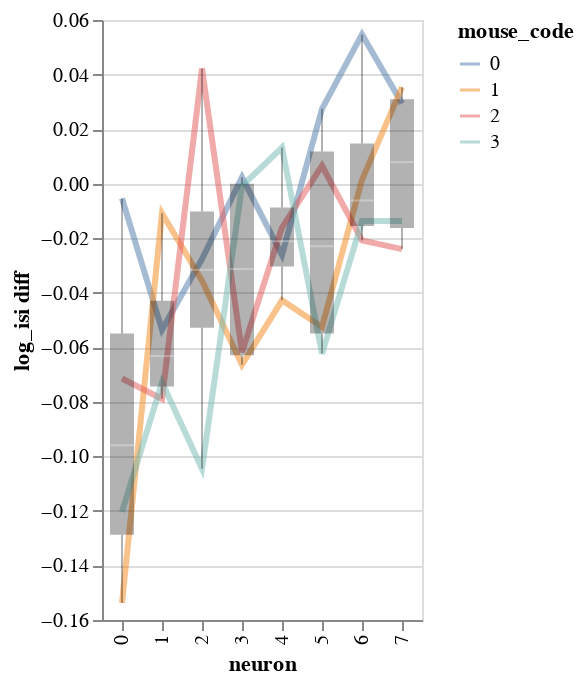

This figure's notebook cell:
### Code cell
import altair as alt
from bayes_window import visualization,utils
from importlib import reload
reload(visualization)
reload(utils)
y='log_isi'
df['neuron']=df['neuron'].astype(int)
ddf, dy = utils.make_fold_change(df,
                         y=y,
                         index_cols=('stim', 'mouse_code', 'neuron'),
                         condition_name='stim',
                         do_take_mean=True)

alt.layer(*visualization.plot_data(x='neuron',y=dy, color='mouse_code',add_box=True),data=ddf)

### Figure 1 — Vega-Lite specification as saved in the notebook (floating-point values rounded to 4 significant figures)
{"config": {"view": {"continuousWidth": 400, "continuousHeight": 300}}, "layer": [{"mark": {"type": "line", "fill": null, "opacity": 0.5, "size": 3}, "encoding": {"color": {"type": "nominal", "field": "mouse_code"}, "x": {"type": "ordinal", "field": "neuron"}, "y": {"type": "quantitative", "field": "log_isi diff"}}}, {"mark": {"type": "boxplot", "color": "black", "opacity": 0.3, "size": 12}, "encoding": {"x": {"type": "ordinal", "field": "neuron"}, "y": {"type": "quantitative", "field": "log_isi diff"}}}], "data": {"name": "data-94eef1153c3c364f13fe7398ff44cd3b"}, "$schema": "https://vega.github.io/schema/vega-lite/v4.8.1.json", "datasets": {"data-94eef1153c3c364f13fe7398ff44cd3b": [{"neuron": 0, "mouse_code": 0, "i_trial": 0.0, "neuron_code": 0.0, "log_firing_rate": 0.1009, "Firing rate": 8.126, "firing_rate": 8.126, "i_spike": 0.25, "isi": -0.002009, "log_isi diff": -0.00542}, {"neuron": 1, "mouse_code": 0, "i_trial": 0.0, "neuron_code": 0.0, "log_firing_rate": 0.7545, "Firing rate": 1241.0, "firing_rate": 1241.0, "i_spike": 6.0, "isi": -0.008327, "log_isi diff": -0.05359}, {"neuron": 2, "mouse_code": 0, "i_trial": 0.0, "neuron_code": 0.0, "log_firing_rate": 0.006326, "Firing rate": 1.299, "firing_rate": 1.299, "i_spike": 3.75, "isi": -0.003573, "log_isi diff": -0.02763}, {"neuron": 3, "mouse_code": 0, "i_trial": 0.0, "neuron_code": 0.0, "log_firing_rate": -0.1623, "Firing rate": -46.86, "firing_rate": -46.86, "i_spike": -1.5, "isi": -0.0002179, "log_isi diff": 0.002325}, {"neuron": 4, "mouse_code": 0, "i_trial": 0.0, "neuron_code": 0.0, "log_firing_rate": 0.2525, "Firing rate": 82.04, "firing_rate": 82.04, "i_spike": 5.0, "isi": -0.002704, "log_isi diff": -0.02619}, {"neuron": 5, "mouse_code": 0, "i_trial": 0.0, "neuron_code": 0.0, "log_firing_rate": -0.2467, "Firing rate": -87.94, "firing_rate": -87.94, "i_spike": -5.25, "isi": 0.002339, "log_isi diff": 0.02744}, {"neuron": 6, "mouse_code": 0, "i_trial": 0.0, "neuron_code": 0.0, "log_firing_rate": 0.08538, "Firing rate": 49.31, "firing_rate": 49.31, "i_spike": -15.0, "isi": 0.003861, "log_isi diff": 0.0547}, {"neuron": 7, "mouse_code": 0, "i_trial": 0.0, "neuron_code": 0.0, "log_firing_rate": -0.2036, "Firing rate": -109.2, "firing_rate": -109.2, "i_spike": -9.5, "isi": 0.001637, "log_isi diff": 0.02942}, {"neuron": 0, "mouse_code": 1, "i_trial": 0.0, "neuron_code": 0.0, "log_firing_rate": 0.2206, "Firing rate": 38.69, "firing_rate": 38.69, "i_spike": 16.0, "isi": -0.02627, "log_isi diff": -0.1537}, {"neuron": 1, "mouse_code": 1, "i_trial": 0.0, "neuron_code": 0.0, "log_firing_rate": 0.4288, "Firing rate": 110.2, "firing_rate": 110.2, "i_spike": -1.25, "isi": -0.003047, "log_isi diff": -0.01085}, {"neuron": 2, "mouse_code": 1, "i_trial": 0.0, "neuron_code": 0.0, "log_firing_rate": -0.05312, "Firing rate": -15.31, "firing_rate": -15.31, "i_spike": 6.5, "isi": -0.0045, "log_isi diff": -0.03558}, {"neuron": 3, "mouse_code": 1, "i_trial": 0.0, "neuron_code": 0.0, "log_firing_rate": 1.269, "Firing rate": 3568.0, "firing_rate": 3568.0, "i_spike": 10.5, "isi": -0.00722, "log_isi diff": -0.06644}, {"neuron": 4, "mouse_code": 1, "i_trial": 0.0, "neuron_code": 0.0, "log_firing_rate": -0.08854, "Firing rate": -70.07, "firing_rate": -70.07, "i_spike": 8.5, "isi": -0.004246, "log_isi diff": -0.04278}, {"neuron": 5, "mouse_code": 1, "i_trial": 0.0, "neuron_code": 0.0, "log_firing_rate": 0.4743, "Firing rate": 2778.0, "firing_rate": 2778.0, "i_spike": 12.75, "isi": -0.004267, "log_isi diff": -0.05252}, {"neuron": 6, "mouse_code": 1, "i_trial": 0.0, "neuron_code": 0.0, "log_firing_rate": -0.03256, "Firing rate": -26.17, "firing_rate": -26.17, "i_spike": -1.0, "isi": 9.844e-05, "log_isi diff": 0.001379}, {"neuron": 7, "mouse_code": 1, "i_trial": 0.0, "neuron_code": 0.0, "log_firing_rate": -0.1968, "Firing rate": -331.1, "firing_rate": -331.1, "i_spike": -13.0, "isi": 0.001828, "log_isi diff": 0.03538}, {"neuron": 0, "mouse_code": 2, "i_trial": 0.0, "neuron_code": 0.0, "log_firing_rate": 0.2375, "Firing rate": 58.7, "firing_rate": 58.7, "i_spike": 9.25, "isi": -0.01337, "log_isi diff": -0.07144}, {"neuron": 1, "mouse_code": 2, "i_trial": 0.0, "neuron_code": 0.0, "log_firing_rate": -0.02528, "Firing rate": -25.96, "firing_rate": -25.96, "i_spike": 9.0, "isi": -0.01183, "log_isi diff": -0.0789}, {"neuron": 2, "mouse_code": 2, "i_trial": 0.0, "neuron_code": 0.0, "log_firing_rate": -0.06275, "Firing rate": -11.6, "firing_rate": -11.6, "i_spike": -7.75, "isi": 0.005427, "log_isi diff": 0.0422}, {"neuron": 3, "mouse_code": 2, "i_trial": 0.0, "neuron_code": 0.0, "log_firing_rate": 0.1078, "Firing rate": 61.3, "firing_rate": 61.3, "i_spike": 10.0, "isi": -0.006992, "log_isi diff": -0.06177}, {"neuron": 4, "mouse_code": 2, "i_trial": 0.0, "neuron_code": 0.0, "log_firing_rate": 0.03731, "Firing rate": 16.87, "firing_rate": 16.87, "i_spike": 3.25, "isi": -0.001482, "log_isi diff": -0.01607}, {"neuron": 5, "mouse_code": 2, "i_trial": 0.0, "neuron_code": 0.0, "log_firing_rate": 0.137, "Firing rate": 53.37, "firing_rate": 53.37, "i_spike": -1.5, "isi": 0.0005112, "log_isi diff": 0.006554}, {"neuron": 6, "mouse_code": 2, "i_trial": 0.0, "neuron_code": 0.0, "log_firing_rate": 0.042, "Firing rate": 19.39, "firing_rate": 19.39, "i_spike": 6.0, "isi": -0.001325, "log_isi diff": -0.02083}, {"neuron": 7, "mouse_code": 2, "i_trial": 0.0, "neuron_code": 0.0, "log_firing_rate": 0.05705, "Firing rate": 13.71, "firing_rate": 13.71, "i_spike": 7.0, "isi": -0.001363, "log_isi diff": -0.02399}, {"neuron": 0, "mouse_code": 3, "i_trial": 0.0, "neuron_code": 0.0, "log_firing_rate": 0.02446, "Firing rate": -0.5464, "firing_rate": -0.5464, "i_spike": 14.0, "isi": -0.02154, "log_isi diff": -0.1204}, {"neuron": 1, "mouse_code": 3, "i_trial": 0.0, "neuron_code": 0.0, "log_firing_rate": 0.02091, "Firing rate": 5.28, "firing_rate": 5.28, "i_spike": 8.0, "isi": -0.01075, "log_isi diff": -0.07288}, {"neuron": 2, "mouse_code": 3, "i_trial": 0.0, "neuron_code": 0.0, "log_firing_rate": -0.2569, "Firing rate": -75.89, "firing_rate": -75.89, "i_spike": 16.5, "isi": -0.01265, "log_isi diff": -0.1045}, {"neuron": 3, "mouse_code": 3, "i_trial": 0.0, "neuron_code": 0.0, "log_firing_rate": -0.07836, "Firing rate": -21.7, "firing_rate": -21.7, "i_spike": -1.0, "isi": -0.0001013, "log_isi diff": -0.0008916}, {"neuron": 4, "mouse_code": 3, "i_trial": 0.0, "neuron_code": 0.0, "log_firing_rate": 0.05751, "Firing rate": 30.84, "firing_rate": 30.84, "i_spike": -2.5, "isi": 0.001301, "log_isi diff": 0.01324}, {"neuron": 5, "mouse_code": 3, "i_trial": 0.0, "neuron_code": 0.0, "log_firing_rate": 0.4906, "Firing rate": 319.6, "firing_rate": 319.6, "i_spike": 14.5, "isi": -0.005119, "log_isi diff": -0.06233}, {"neuron": 6, "mouse_code": 3, "i_trial": 0.0, "neuron_code": 0.0, "log_firing_rate": 0.6787, "Firing rate": 1972.0, "firing_rate": 1972.0, "i_spike": 3.5, "isi": -0.0008522, "log_isi diff": -0.01374}, {"neuron": 7, "mouse_code": 3, "i_trial": 0.0, "neuron_code": 0.0, "log_firing_rate": 0.268, "Firing rate": 334.0, "firing_rate": 334.0, "i_spike": 7.0, "isi": -0.0007127, "log_isi diff": -0.01366}]}}
